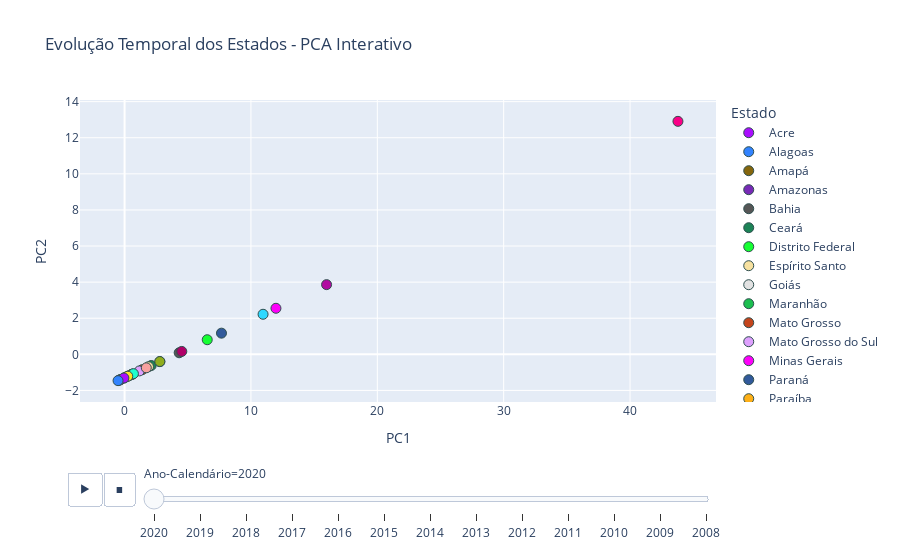

Source (notebook cell):
### Markdown cell above
### Gráfico de dispersão (PC1 x PC2):
Cada ponto representa uma amostra (Estado e Ano-Calendário), projetada nos dois primeiros componentes principais.

- Estados próximos entre si possuem padrões semelhantes nas variáveis originais;
- Estados distantes indicam comportamentos estatísticos diferentes;

A visualização dos dados não se mostrou muito eficiente sem o auxílio de um gráfico interativo onde é possível selecionar as variáveis que seriam expostas, caso contrário os dados amontoados não permitiriam a interpretação dos dados da melhor maneira.

### Code cell
fig = px.scatter(
    pca_df,
    x="PC1", y="PC2",
    color="Estado",
    animation_frame="Ano-Calendário",
    title="Evolução Temporal dos Estados - PCA Interativo",
    color_discrete_sequence=px.colors.qualitative.Alphabet
)
fig.update_traces(marker=dict(size=10, line=dict(width=1, color='DarkSlateGrey')))
fig.show()

### Figure 1 — Plotly figure (JSON) as saved in the notebook; plotly's stock layout.template omitted (floating-point values rounded to 4 significant figures)
{"data": [{"hovertemplate": "Estado=Acre<br>Ano-Calendário=2020<br>PC1=%{x}<br>PC2=%{y}<extra></extra>", "legendgroup": "Acre", "marker": {"color": "#AA0DFE", "line": {"color": "DarkSlateGrey", "width": 1}, "size": 10, "symbol": "circle"}, "mode": "markers", "name": "Acre", "orientation": "v", "showlegend": true, "type": "scatter", "x": [-0.421], "xaxis": "x", "y": [-1.43], "yaxis": "y"}, {"hovertemplate": "Estado=Alagoas<br>Ano-Calendário=2020<br>PC1=%{x}<br>PC2=%{y}<extra></extra>", "legendgroup": "Alagoas", "marker": {"color": "#3283FE", "line": {"color": "DarkSlateGrey", "width": 1}, "size": 10, "symbol": "circle"}, "mode": "markers", "name": "Alagoas", "orientation": "v", "showlegend": true, "type": "scatter", "x": [0.3518], "xaxis": "x", "y": [-1.183], "yaxis": "y"}, {"hovertemplate": "Estado=Amapá<br>Ano-Calendário=2020<br>PC1=%{x}<br>PC2=%{y}<extra></extra>", "legendgroup": "Amapá", "marker": {"color": "#85660D", "line": {"color": "DarkSlateGrey", "width": 1}, "size": 10, "symbol": "circle"}, "mode": "markers", "name": "Amapá", "orientation": "v", "showlegend": true, "type": "scatter", "x": [-0.3022], "xaxis": "x", "y": [-1.392], "yaxis": "y"}, {"hovertemplate": "Estado=Amazonas<br>Ano-Calendário=2020<br>PC1=%{x}<br>PC2=%{y}<extra></extra>", "legendgroup": "Amazonas", "marker": {"color": "#782AB6", "line": {"color": "DarkSlateGrey", "width": 1}, "size": 10, "symbol": "circle"}, "mode": "markers", "name": "Amazonas", "orientation": "v", "showlegend": true, "type": "scatter", "x": [0.5953], "xaxis": "x", "y": [-1.106], "yaxis": "y"}, {"hovertemplate": "Estado=Bahia<br>Ano-Calendário=2020<br>PC1=%{x}<br>PC2=%{y}<extra></extra>", "legendgroup": "Bahia", "marker": {"color": "#565656", "line": {"color": "DarkSlateGrey", "width": 1}, "size": 10, "symbol": "circle"}, "mode": "markers", "name": "Bahia", "orientation": "v", "showlegend": true, "type": "scatter", "x": [4.32], "xaxis": "x", "y": [0.08609], "yaxis": "y"}, {"hovertemplate": "Estado=Ceará<br>Ano-Calendário=2020<br>PC1=%{x}<br>PC2=%{y}<extra></extra>", "legendgroup": "Ceará", "marker": {"color": "#1C8356", "line": {"color": "DarkSlateGrey", "width": 1}, "size": 10, "symbol": "circle"}, "mode": "markers", "name": "Ceará", "orientation": "v", "showlegend": true, "type": "scatter", "x": [2.106], "xaxis": "x", "y": [-0.6214], "yaxis": "y"}, {"hovertemplate": "Estado=Distrito Federal<br>Ano-Calendário=2020<br>PC1=%{x}<br>PC2=%{y}<extra></extra>", "legendgroup": "Distrito Federal", "marker": {"color": "#16FF32", "line": {"color": "DarkSlateGrey", "width": 1}, "size": 10, "symbol": "circle"}, "mode": "markers", "name": "Distrito Federal", "orientation": "v", "showlegend": true, "type": "scatter", "x": [6.54], "xaxis": "x", "y": [0.8084], "yaxis": "y"}, {"hovertemplate": "Estado=Espírito Santo<br>Ano-Calendário=2020<br>PC1=%{x}<br>PC2=%{y}<extra></extra>", "legendgroup": "Espírito Santo", "marker": {"color": "#F7E1A0", "line": {"color": "DarkSlateGrey", "width": 1}, "size": 10, "symbol": "circle"}, "mode": "markers", "name": "Espírito Santo", "orientation": "v", "showlegend": true, "type": "scatter", "x": [1.891], "xaxis": "x", "y": [-0.6875], "yaxis": "y"}, {"hovertemplate": "Estado=Goiás<br>Ano-Calendário=2020<br>PC1=%{x}<br>PC2=%{y}<extra></extra>", "legendgroup": "Goiás", "marker": {"color": "#E2E2E2", "line": {"color": "DarkSlateGrey", "width": 1}, "size": 10, "symbol": "circle"}, "mode": "markers", "name": "Goiás", "orientation": "v", "showlegend": true, "type": "scatter", "x": [2.794], "xaxis": "x", "y": [-0.4057], "yaxis": "y"}, {"hovertemplate": "Estado=Maranhão<br>Ano-Calendário=2020<br>PC1=%{x}<br>PC2=%{y}<extra></extra>", "legendgroup": "Maranhão", "marker": {"color": "#1CBE4F", "line": {"color": "DarkSlateGrey", "width": 1}, "size": 10, "symbol": "circle"}, "mode": "markers", "name": "Maranhão", "orientation": "v", "showlegend": true, "type": "scatter", "x": [0.5289], "xaxis": "x", "y": [-1.128], "yaxis": "y"}, {"hovertemplate": "Estado=Mato Grosso<br>Ano-Calendário=2020<br>PC1=%{x}<br>PC2=%{y}<extra></extra>", "legendgroup": "Mato Grosso", "marker": {"color": "#C4451C", "line": {"color": "DarkSlateGrey", "width": 1}, "size": 10, "symbol": "circle"}, "mode": "markers", "name": "Mato Grosso", "orientation": "v", "showlegend": true, "type": "scatter", "x": [1.392], "xaxis": "x", "y": [-0.8518], "yaxis": "y"}, {"hovertemplate": "Estado=Mato Grosso do Sul<br>Ano-Calendário=2020<br>PC1=%{x}<br>PC2=%{y}<extra></extra>", "legendgroup": "Mato Grosso do Sul", "marker": {"color": "#DEA0FD", "line": {"color": "DarkSlateGrey", "width": 1}, "size": 10, "symbol": "circle"}, "mode": "markers", "name": "Mato Grosso do Sul", "orientation": "v", "showlegend": true, "type": "scatter", "x": [1.171], "xaxis": "x", "y": [-0.9194], "yaxis": "y"}, {"hovertemplate": "Estado=Minas Gerais<br>Ano-Calendário=2020<br>PC1=%{x}<br>PC2=%{y}<extra></extra>", "legendgroup": "Minas Gerais", "marker": {"color": "#FE00FA", "line": {"color": "DarkSlateGrey", "width": 1}, "size": 10, "symbol": "circle"}, "mode": "markers", "name": "Minas Gerais", "orientation": "v", "showlegend": true, "type": "scatter", "x": [11.98], "xaxis": "x", "y": [2.551], "yaxis": "y"}, {"hovertemplate": "Estado=Paraná<br>Ano-Calendário=2020<br>PC1=%{x}<br>PC2=%{y}<extra></extra>", "legendgroup": "Paraná", "marker": {"color": "#325A9B", "line": {"color": "DarkSlateGrey", "width": 1}, "size": 10, "symbol": "circle"}, "mode": "markers", "name": "Paraná", "orientation": "v", "showlegend": true, "type": "scatter", "x": [7.667], "xaxis": "x", "y": [1.173], "yaxis": "y"}, {"hovertemplate": "Estado=Paraíba<br>Ano-Calendário=2020<br>PC1=%{x}<br>PC2=%{y}<extra></extra>", "legendgroup": "Paraíba", "marker": {"color": "#FEAF16", "line": {"color": "DarkSlateGrey", "width": 1}, "size": 10, "symbol": "circle"}, "mode": "markers", "name": "Paraíba", "orientation": "v", "showlegend": true, "type": "scatter", "x": [0.6234], "xaxis": "x", "y": [-1.097], "yaxis": "y"}, {"hovertemplate": "Estado=Pará<br>Ano-Calendário=2020<br>PC1=%{x}<br>PC2=%{y}<extra></extra>", "legendgroup": "Pará", "marker": {"color": "#F8A19F", "line": {"color": "DarkSlateGrey", "width": 1}, "size": 10, "symbol": "circle"}, "mode": "markers", "name": "Pará", "orientation": "v", "showlegend": true, "type": "scatter", "x": [1.719], "xaxis": "x", "y": [-0.7474], "yaxis": "y"}, {"hovertemplate": "Estado=Pernambuco<br>Ano-Calendário=2020<br>PC1=%{x}<br>PC2=%{y}<extra></extra>", "legendgroup": "Pernambuco", "marker": {"color": "#90AD1C", "line": {"color": "DarkSlateGrey", "width": 1}, "size": 10, "symbol": "circle"}, "mode": "markers", "name": "Pernambuco", "orientation": "v", "showlegend": true, "type": "scatter", "x": [2.787], "xaxis": "x", "y": [-0.3998], "yaxis": "y"}, {"hovertemplate": "Estado=Piauí<br>Ano-Calendário=2020<br>PC1=%{x}<br>PC2=%{y}<extra></extra>", "legendgroup": "Piauí", "marker": {"color": "#F6222E", "line": {"color": "DarkSlateGrey", "width": 1}, "size": 10, "symbol": "circle"}, "mode": "markers", "name": "Piauí", "orientation": "v", "showlegend": true, "type": "scatter", "x": [0.1473], "xaxis": "x", "y": [-1.249], "yaxis": "y"}, {"hovertemplate": "Estado=Rio Grande do Norte<br>Ano-Calendário=2020<br>PC1=%{x}<br>PC2=%{y}<extra></extra>", "legendgroup": "Rio Grande do Norte", "marker": {"color": "#1CFFCE", "line": {"color": "DarkSlateGrey", "width": 1}, "size": 10, "symbol": "circle"}, "mode": "markers", "name": "Rio Grande do Norte", "orientation": "v", "showlegend": true, "type": "scatter", "x": [0.6995], "xaxis": "x", "y": [-1.072], "yaxis": "y"}, {"hovertemplate": "Estado=Rio Grande do Sul<br>Ano-Calendário=2020<br>PC1=%{x}<br>PC2=%{y}<extra></extra>", "legendgroup": "Rio Grande do Sul", "marker": {"color": "#2ED9FF", "line": {"color": "DarkSlateGrey", "width": 1}, "size": 10, "symbol": "circle"}, "mode": "markers", "name": "Rio Grande do Sul", "orientation": "v", "showlegend": true, "type": "scatter", "x": [10.96], "xaxis": "x", "y": [2.219], "yaxis": "y"}, {"hovertemplate": "Estado=Rio de Janeiro<br>Ano-Calendário=2020<br>PC1=%{x}<br>PC2=%{y}<extra></extra>", "legendgroup": "Rio de Janeiro", "marker": {"color": "#B10DA1", "line": {"color": "DarkSlateGrey", "width": 1}, "size": 10, "symbol": "circle"}, "mode": "markers", "name": "Rio de Janeiro", "orientation": "v", "showlegend": true, "type": "scatter", "x": [15.98], "xaxis": "x", "y": [3.862], "yaxis": "y"}, {"hovertemplate": "Estado=Rondônia<br>Ano-Calendário=2020<br>PC1=%{x}<br>PC2=%{y}<extra></extra>", "legendgroup": "Rondônia", "marker": {"color": "#C075A6", "line": {"color": "DarkSlateGrey", "width": 1}, "size": 10, "symbol": "circle"}, "mode": "markers", "name": "Rondônia", "orientation": "v", "showlegend": true, "type": "scatter", "x": [-0.04327], "xaxis": "x", "y": [-1.31], "yaxis": "y"}, {"hovertemplate": "Estado=Roraima<br>Ano-Calendário=2020<br>PC1=%{x}<br>PC2=%{y}<extra></extra>", "legendgroup": "Roraima", "marker": {"color": "#FC1CBF", "line": {"color": "DarkSlateGrey", "width": 1}, "size": 10, "symbol": "circle"}, "mode": "markers", "name": "Roraima", "orientation": "v", "showlegend": true, "type": "scatter", "x": [-0.3826], "xaxis": "x", "y": [-1.419], "yaxis": "y"}, {"hovertemplate": "Estado=Santa Catarina<br>Ano-Calendário=2020<br>PC1=%{x}<br>PC2=%{y}<extra></extra>", "legendgroup": "Santa Catarina", "marker": {"color": "#B00068", "line": {"color": "DarkSlateGrey", "width": 1}, "size": 10, "symbol": "circle"}, "mode": "markers", "name": "Santa Catarina", "orientation": "v", "showlegend": true, "type": "scatter", "x": [4.527], "xaxis": "x", "y": [0.1608], "yaxis": "y"}, {"hovertemplate": "Estado=Sergipe<br>Ano-Calendário=2020<br>PC1=%{x}<br>PC2=%{y}<extra></extra>", "legendgroup": "Sergipe", "marker": {"color": "#FBE426", "line": {"color": "DarkSlateGrey", "width": 1}, "size": 10, "symbol": "circle"}, "mode": "markers", "name": "Sergipe", "orientation": "v", "showlegend": true, "type": "scatter", "x": [0.2522], "xaxis": "x", "y": [-1.214], "yaxis": "y"}, {"hovertemplate": "Estado=São Paulo<br>Ano-Calendário=2020<br>PC1=%{x}<br>PC2=%{y}<extra></extra>", "legendgroup": "São Paulo", "marker": {"color": "#FA0087", "line": {"color": "DarkSlateGrey", "width": 1}, "size": 10, "symbol": "circle"}, "mode": "markers", "name": "São Paulo", "orientation": "v", "showlegend": true, "type": "scatter", "x": [43.79], "xaxis": "x", "y": [12.91], "yaxis": "y"}, {"hovertemplate": "Estado=Tocantins<br>Ano-Calendário=2020<br>PC1=%{x}<br>PC2=%{y}<extra></extra>", "legendgroup": "Tocantins", "marker": {"color": "#AA0DFE", "line": {"color": "DarkSlateGrey", "width": 1}, "size": 10, "symbol": "circle"}, "mode": "markers", "name": "Tocantins", "orientation": "v", "showlegend": true, "type": "scatter", "x": [-0.05614], "xaxis": "x", "y": [-1.314], "yaxis": "y"}, {"hovertemplate": "Estado=Não identificado<br>Ano-Calendário=2020<br>PC1=%{x}<br>PC2=%{y}<extra></extra>", "legendgroup": "Não identificado", "marker": {"color": "#3283FE", "line": {"color": "DarkSlateGrey", "width": 1}, "size": 10, "symbol": "circle"}, "mode": "markers", "name": "Não identificado", "orientation": "v", "showlegend": true, "type": "scatter", "x": [-0.5172], "xaxis": "x", "y": [-1.459], "yaxis": "y"}], "layout": {"autosize": true, "legend": {"title": {"text": "Estado"}, "tracegroupgap": 0}, "sliders": [{"active": 0, "currentvalue": {"prefix": "Ano-Calendário="}, "len": 0.9, "pad": {"b": 10, "t": 60}, "steps": [{"args": [["2020"], {"frame": {"duration": 0, "redraw": false}, "fromcurrent": true, "mode": "immediate", "transition": {"duration": 0, "easing": "linear"}}], "label": "2020", "method": "animate"}, {"args": [["2019"], {"frame": {"duration": 0, "redraw": false}, "fromcurrent": true, "mode": "immediate", "transition": {"duration": 0, "easing": "linear"}}], "label": "2019", "method": "animate"}, {"args": [["2018"], {"frame": {"duration": 0, "redraw": false}, "fromcurrent": true, "mode": "immediate", "transition": {"duration": 0, "easing": "linear"}}], "label": "2018", "method": "animate"}, {"args": [["2017"], {"frame": {"duration": 0, "redraw": false}, "fromcurrent": true, "mode": "immediate", "transition": {"duration": 0, "easing": "linear"}}], "label": "2017", "method": "animate"}, {"args": [["2016"], {"frame": {"duration": 0, "redraw": false}, "fromcurrent": true, "mode": "immediate", "transition": {"duration": 0, "easing": "linear"}}], "label": "2016", "method": "animate"}, {"args": [["2015"], {"frame": {"duration": 0, "redraw": false}, "fromcurrent": true, "mode": "immediate", "transition": {"duration": 0, "easing": "linear"}}], "label": "2015", "method": "animate"}, {"args": [["2014"], {"frame": {"duration": 0, "redraw": false}, "fromcurrent": true, "mode": "immediate", "transition": {"duration": 0, "easing": "linear"}}], "label": "2014", "method": "animate"}, {"args": [["2013"], {"frame": {"duration": 0, "redraw": false}, "fromcurrent": true, "mode": "immediate", "transition": {"duration": 0, "easing": "linear"}}], "label": "2013", "method": "animate"}, {"args": [["2012"], {"frame": {"duration": 0, "redraw": false}, "fromcurrent": true, "mode": "immediate", "transition": {"duration": 0, "easing": "linear"}}], "label": "2012", "method": "animate"}, {"args": [["2011"], {"frame": {"duration": 0, "redraw": false}, "fromcurrent": true, "mode": "immediate", "transition": {"duration": 0, "easing": "linear"}}], "label": "2011", "method": "animate"}, {"args": [["2010"], {"frame": {"duration": 0, "redraw": false}, "fromcurrent": true, "mode": "immediate", "transition": {"duration": 0, "easing": "linear"}}], "label": "2010", "method": "animate"}, {"args": [["2009"], {"frame": {"duration": 0, "redraw": false}, "fromcurrent": true, "mode": "immediate", "transition": {"duration": 0, "easing": "linear"}}], "label": "2009", "method": "animate"}, {"args": [["2008"], {"frame": {"duration": 0, "redraw": false}, "fromcurrent": true, "mode": "immediate", "transition": {"duration": 0, "easing": "linear"}}], "label": "2008", "method": "animate"}], "x": 0.1, "xanchor": "left", "y": 0, "yanchor": "top"}], "title": {"text": "Evolução Temporal dos Estados - PCA Interativo"}, "updatemenus": [{"buttons": [{"args": [null, {"frame": {"duration": 500, "redraw": false}, "fromcurrent": true, "mode": "immediate", "transition": {"duration": 500, "easing": "linear"}}], "label": "&#9654;", "method": "animate"}, {"args": [[null], {"frame": {"duration": 0, "redraw": false}, "fromcurrent": true, "mode": "immediate", "transition": {"duration": 0, "easing": "linear"}}], "label": "&#9724;", "method": "animate"}], "direction": "left", "pad": {"r": 10, "t": 70}, "showactive": false, "type": "buttons", "x": 0.1, "xanchor": "right", "y": 0, "yanchor": "top"}], "xaxis": {"anchor": "y", "autorange": true, "domain": [0, 1], "range": [-3.337, 46.61], "title": {"text": "PC1"}, "type": "linear"}, "yaxis": {"anchor": "x", "autorange": true, "domain": [0, 1], "range": [-3.487, 14.94], "title": {"text": "PC2"}, "type": "linear"}}}
